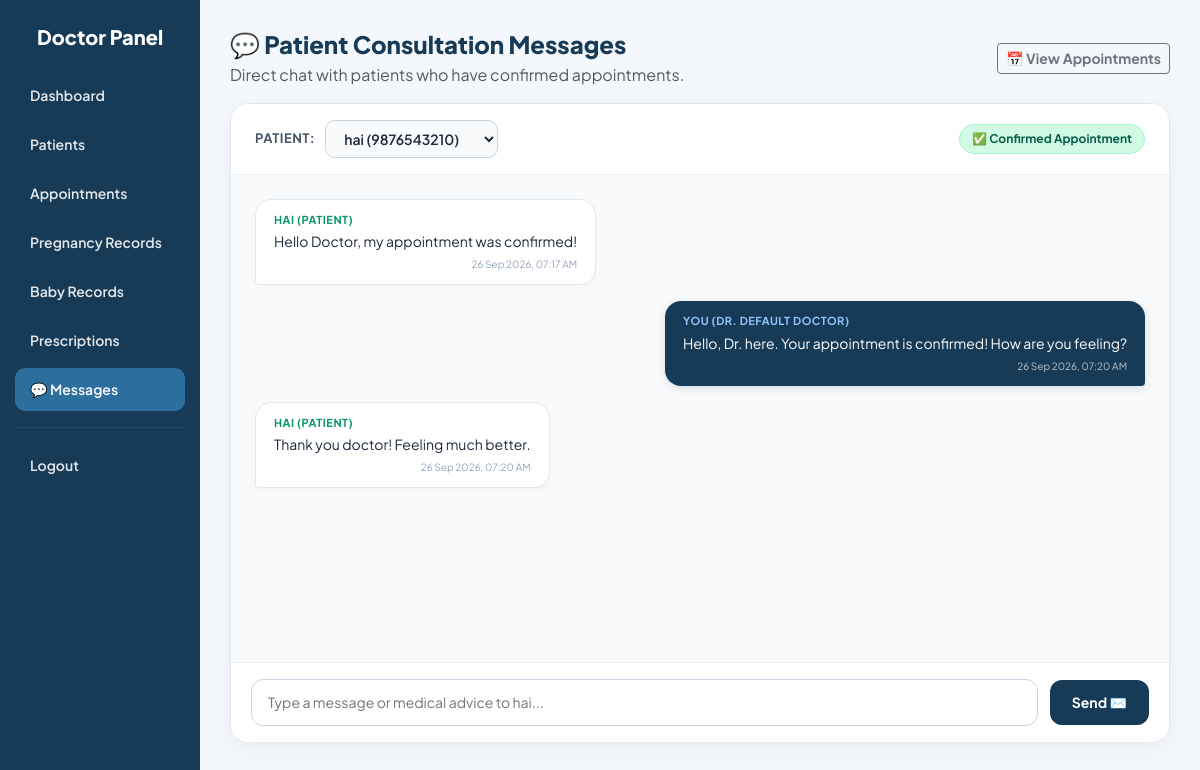
Page /Doctor/Messages/ (signed in) on the committed database.
### Guest/models.py (models this page shows, shortened)
class tbl_registration(models.Model):
    ROLE_CHOICES = (
        ('USER', 'User'),
        ('DOCTOR', 'Doctor'),
        ('ADMIN', 'Admin'),
    )
    user_name = models.CharField(max_length=100)
    user_email = models.EmailField(unique=True)
    user_contact = models.CharField(max_length=20)
    user_address = models.TextField(default='', blank=True)
    user_password = models.CharField(max_length=255)
    role = models.CharField(max_length=20, choices=ROLE_CHOICES, default='USER')
    is_active = models.BooleanField(default=True)
    created_at = models.DateTimeField(null=True, blank=True)
    class Meta:
        ordering = ['-id']

### Doctor/models.py (models this page shows, shortened)
class tbl_Message(models.Model):
    sender = models.ForeignKey(tbl_registration, on_delete=models.CASCADE, related_name='sent_messages')
    receiver = models.ForeignKey(tbl_registration, on_delete=models.CASCADE, related_name='received_messages')
    message = models.TextField()
    sent_at = models.DateTimeField(auto_now_add=True)
    is_read = models.BooleanField(default=False)
    class Meta:
        db_table = 'tbl_Message'
        ordering = ['sent_at']

class tbl_Doctor(models.Model):
    SPECIALTIES = [('Obstetrics & Gynecology','Obstetrics & Gynecology'),('Pediatrics','Pediatrics'),('General Medicine','General Medicine')]
    user = models.OneToOneField(tbl_registration, on_delete=models.CASCADE, related_name='doctor_profile')
    name = models.CharField(max_length=120)
    specialization = models.CharField(max_length=100, choices=SPECIALTIES, default='General Medicine')
    qualification = models.CharField(max_length=150, blank=True)
    license_no = models.CharField(max_length=100, blank=True)
    experience = models.PositiveIntegerField(default=0)
    hospital = models.CharField(max_length=150, blank=True)
    contact = models.CharField(max_length=20, blank=True)
    available = models.BooleanField(default=True)
    class Meta:
        db_table = 'tbl_Doctor'

### Doctor/views.py (the view, shortened to what this page needs)
# urls.py: path('Messages/', views.Messages, name='Messages'),
def Messages(request):
    user, response = guard(request)
    if response:
        return response
    doctor = get_object_or_404(tbl_Doctor, user=user)
    confirmed_appointments = tbl_Appointment.objects.filter(
        doctor=doctor,
        status='Approved'
    ).select_related('patient').order_by('-appointment_date')
    confirmed_patient_ids = confirmed_appointments.values_list('patient_id', flat=True).distinct()
    confirmed_patients = tbl_registration.objects.filter(id__in=confirmed_patient_ids)
    selected_patient_id = request.GET.get('patient') or request.POST.get('patient') or request.POST.get('patient_id')
    try:
        selected_patient_id = int(selected_patient_id) if selected_patient_id else None
    except (ValueError, TypeError):
        selected_patient_id = None
    msgs = tbl_Message.objects.filter(
        (Q(sender=user) & Q(receiver_id__in=confirmed_patient_ids)) |
        (Q(receiver=user) & Q(sender_id__in=confirmed_patient_ids))
    ).select_related('sender', 'receiver').order_by('sent_at')
    if not selected_patient_id and confirmed_patients.exists():
        selected_patient_id = confirmed_patients.first().id
    active_patient = None
    if selected_patient_id:
        active_patient = confirmed_patients.filter(id=selected_patient_id).first()
        if active_patient:
            conversation = msgs.filter(
                Q(sender=active_patient) | Q(receiver=active_patient)
            )
        else:
            conversation = msgs
    else:
        conversation = msgs
    return render(
        request,
        'Doctor/Messages.html',
        {
            'doctor': doctor,
            'confirmed_patients': confirmed_patients,
            'patients': confirmed_patients,
            'messages_list': msgs,
            'conversation': conversation,
            'active_patient': active_patient,
            'selected_patient_id': selected_patient_id,
            'has_confirmed_patient': confirmed_patients.exists(),
        }
    )

### Doctor/views.py (called while the page is built)
def doctor_user(request):
    uid = request.session.get('user_id')
    if not uid or request.session.get('role') != 'DOCTOR':
        return None
    return tbl_registration.objects.filter(
        id=uid,
        is_active=True,
        role='DOCTOR'
    ).first()

def guard(request):
    user = doctor_user(request)
    if user:
        return user, None
    return None, redirect('Guest:Login')

### Doctor/templates/Doctor/Messages.html (shortened to what this page needs)
{% load static %}
<!DOCTYPE html>
<html lang="en">
<head>
    <link href="https://cdn.jsdelivr.net/npm/bootstrap@5.3.3/dist/css/bootstrap.min.css" rel="stylesheet">
</head>
<body>
<div class="container-fluid">
    <div class="row">
        <div class="col-md-3 col-lg-2 sidebar">
            <h3>Doctor Panel</h3>
            <a href="{% url 'Doctor:DoctorDashboard' %}">Dashboard</a>
            <a href="{% url 'Doctor:Patients' %}">Patients</a>
            <a href="{% url 'Doctor:Appointments' %}">Appointments</a>
            <a href="{% url 'Doctor:PregnancyRecords' %}">Pregnancy Records</a>
            <a href="{% url 'Doctor:BabyRecords' %}">Baby Records</a>
            <a href="{% url 'Doctor:Prescriptions' %}">Prescriptions</a>
            <a href="{% url 'Doctor:Messages' %}" class="active">💬 Messages</a>
            <hr style="border-color: rgba(255,255,255,0.2);">
            <a href="{% url 'Doctor:Logout' %}">Logout</a>
        </div>
        <div class="col-md-9 col-lg-10 content">
            <div class="d-flex justify-content-between align-items-center mb-3">
                <div>
                    <h2 class="page-title">💬 Patient Consultation Messages</h2>
                    <p class="text-muted mb-0">Direct chat with patients who have confirmed appointments.</p>
                </div>
                <a href="{% url 'Doctor:Appointments' %}" class="btn btn-outline-secondary btn-sm fw-bold">
                    📅 View Appointments
                </a>
            </div>
            {% if has_confirmed_patient %}
                <div class="chat-container">
                    <div class="chat-header">
                        <form method="GET" class="patient-selector-form">
                            <label for="patient">Patient:</label>
                            <select name="patient" id="patient" class="select-patient" onchange="this.form.submit()">
                                {% for p in confirmed_patients %}
                                    <option value="{{ p.id }}" {% if p.id == selected_patient_id %}selected{% endif %}>
                                        {{ p.user_name }} ({{ p.user_contact|default:p.user_email }})
                                    </option>
                                {% endfor %}
                            </select>
                        </form>
                        <div class="badge-confirmed">
                            ✅ Confirmed Appointment
                        </div>
                    </div>
                    <div class="chat-body" id="doctorChatBody">
                        {% for msg in conversation %}
                            {% if msg.sender == doctor.user %}
                                <div class="message-bubble message-sent">
                                    <div class="msg-sender">You (Dr. {{ doctor.name }})</div>
                                    <div>{{ msg.message }}</div>
                                    <div class="msg-time">{{ msg.sent_at|date:"d M Y, h:i A" }}</div>
                                </div>
                            {% else %}
                                <div class="message-bubble message-received">
                                    <div class="msg-sender">{{ active_patient.user_name|default:msg.sender.user_name }} (Patient)</div>
                                    <div>{{ msg.message }}</div>
                                    <div class="msg-time">{{ msg.sent_at|date:"d M Y, h:i A" }}</div>
                                </div>
                            {% endif %}
                        {% empty %}
                            <div class="chat-empty">
                                <div class="chat-empty-icon">👋</div>
                                <p class="fw-bold mb-1">No messages yet with {{ active_patient.user_name }}.</p>
                                <p class="text-muted small">Send a message below to consult with your patient.</p>
                            </div>
                        {% endfor %}
                    </div>
                    <div class="chat-footer">
                        <form method="POST" class="chat-input-form">
                            <input
                                type="text"
                                name="message"
                                class="chat-input"
                                placeholder="Type a message or medical advice to {{ active_patient.user_name }}..."
                                autocomplete="off"
                                required
                            >
                            <button type="submit" class="btn-send">
                                Send ✉️
                            </button>
                        </form>
                    </div>
                </div>
            {% endif %}
        </div>
    </div>
</div>
</body>
</html>

### Doctor/templates/Doctor/Messages.html (style rules this page uses)
* { box-sizing: border-box; font-family: 'Plus Jakarta Sans', Arial, sans-serif; }
body { background: #f4f7fb; }
.sidebar { min-height: 100vh; background: #173b57; padding: 25px 15px; }
.sidebar h3 { color: white; text-align: center; margin-bottom: 25px; font-weight: 800; font-size: 20px; }
.sidebar a { display: block; color: rgba(255, 255, 255, 0.88); text-decoration: none; padding: 11px 15px; border-radius: 10px; margin-bottom: 6px; font-size: 14px; font-weight: 600; transition: all 0.2s ease; }
.sidebar a:hover, .sidebar .active { background: #2c6e9e; color: #ffffff; }
.content { padding: 30px; }
.page-title { color: #173b57; font-weight: 800; font-size: 24px; margin-bottom: 4px; }
.chat-container { background: #ffffff; border-radius: 18px; box-shadow: 0 4px 20px rgba(0, 0, 0, 0.05); border: 1px solid #e2e8f0; overflow: hidden; display: flex; flex-direction: column; height: calc(100vh - 160px); min-height: 520px; }
.chat-header { padding: 16px 24px; background: #ffffff; border-bottom: 1px solid #edf2f7; display: flex; align-items: center; justify-content: space-between; flex-wrap: wrap; gap: 12px; }
.patient-selector-form { display: flex; align-items: center; gap: 10px; }
.patient-selector-form label { font-size: 13px; font-weight: 700; color: #475569; text-transform: uppercase; letter-spacing: 0.5px; }
.select-patient { padding: 8px 14px; border: 1.5px solid #cbd5e1; border-radius: 10px; font-size: 14px; font-weight: 600; color: #1e293b; background: #f8fafc; outline: none; cursor: pointer; }
.badge-confirmed { background: #d1fae5; color: #065f46; border: 1px solid #a7f3d0; font-size: 12px; font-weight: 700; padding: 5px 12px; border-radius: 20px; }
.chat-body { flex: 1; padding: 24px; overflow-y: auto; background: #f8fafc; display: flex; flex-direction: column; gap: 16px; }
.message-bubble { max-width: 70%; padding: 12px 18px; border-radius: 16px; font-size: 14px; line-height: 1.5; word-break: break-word; position: relative; }
.message-sent { align-self: flex-end; background: #173b57; color: #ffffff; border-bottom-right-radius: 4px; box-shadow: 0 2px 8px rgba(23, 59, 87, 0.15); }
.message-sent .msg-sender { color: #93c5fd; }
.message-sent .msg-time { color: rgba(255, 255, 255, 0.7); }
.message-received { align-self: flex-start; background: #ffffff; border: 1px solid #e2e8f0; color: #1e293b; border-bottom-left-radius: 4px; box-shadow: 0 2px 6px rgba(0, 0, 0, 0.03); }
.message-received .msg-sender { color: #059669; }
.message-received .msg-time { color: #94a3b8; }
.msg-sender { font-size: 11px; font-weight: 700; margin-bottom: 3px; text-transform: uppercase; letter-spacing: 0.5px; }
.msg-time { font-size: 10px; margin-top: 5px; text-align: right; }
.chat-footer { padding: 16px 20px; background: #ffffff; border-top: 1px solid #edf2f7; }
.chat-input-form { display: flex; gap: 12px; align-items: center; }
.chat-input { flex: 1; padding: 12px 16px; border: 1.5px solid #cbd5e1; border-radius: 12px; font-size: 14px; outline: none; transition: all 0.2s ease; }
.btn-send { padding: 12px 22px; background: #173b57; color: #ffffff; border: none; border-radius: 12px; font-size: 14px; font-weight: 700; cursor: pointer; transition: all 0.2s ease; white-space: nowrap; }

### rows in the picture
tbl_Message: message "Hello Doctor, my appointment was confirmed!", sent_at "26 Sep 2026, 07:17 AM"
tbl_registration: user_name "HAI", message "Type a message or medical advice to hai..."
tbl_Message: message "Hello, Dr. here. Your appointment is confirmed! How are you feeling?", sent_at "26 Sep 2026, 07:20 AM"
tbl_Doctor: name "DEFAULT DOCTOR"
tbl_Message: message "Thank you doctor! Feeling much better.", sent_at "26 Sep 2026, 07:20 AM"

### other values in the picture
form field patient "hai (9876543210)"
